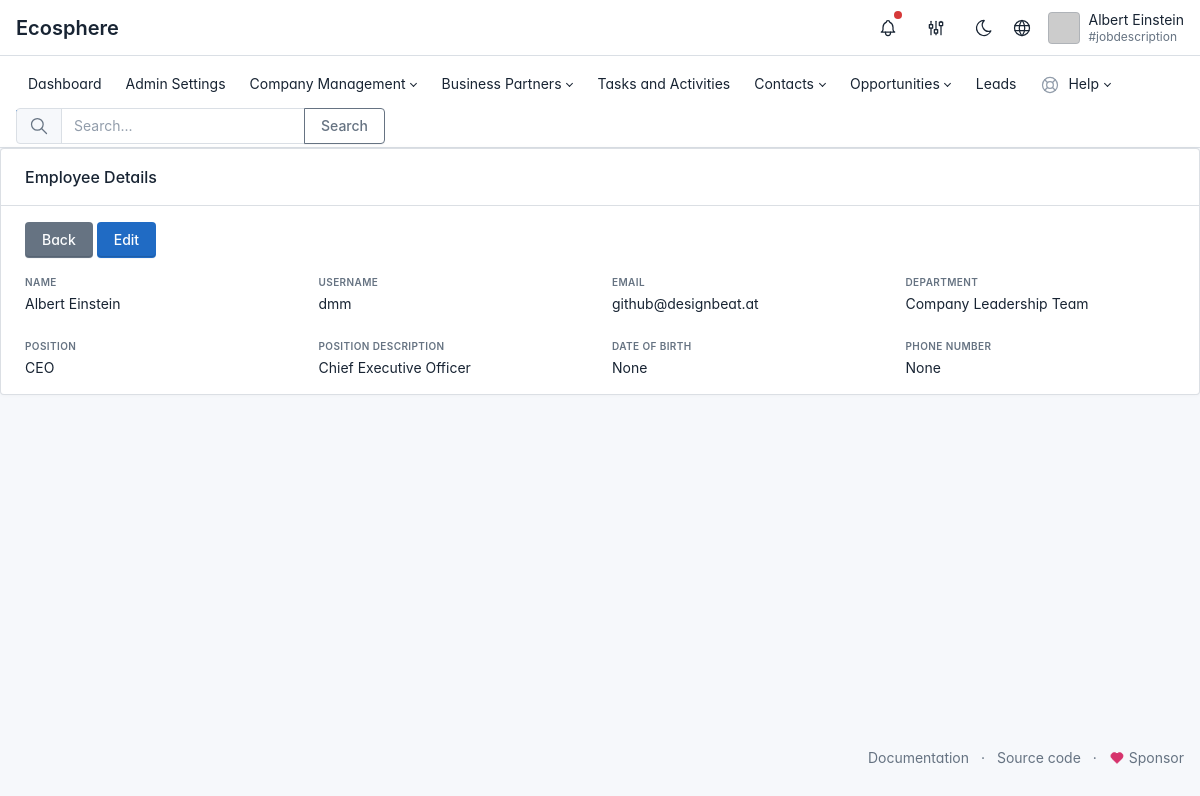
The page /en/company/employee/1/ (signed in) on the database its author committed.
### apps/company/models.py (models this page shows, shortened)
class Employee(models.Model):
    user = models.OneToOneField(User, on_delete=models.CASCADE, related_name='employee')
    department = models.ForeignKey(Department, on_delete=models.CASCADE)
    position = models.ForeignKey(Position, on_delete=models.CASCADE)
    date_of_birth = models.DateField(null=True, blank=True)
    phone_number = models.CharField(max_length=20, null=True, blank=True)

class Department(models.Model):
    name = models.CharField(max_length=100)
    description = models.CharField(max_length=100, default='')

class Position(models.Model):
    title = models.CharField(max_length=100, default='')
    description = models.CharField(max_length=100, default='')

### apps/company/views.py (the view)
# urls.py: path('employee/<int:pk>/', views.employee_detail, name='employee_detail'),
@login_required
def employee_detail(request, pk):
    employee = get_object_or_404(Employee, pk=pk)
    return render(request, 'apps/company/employee_detail.html', {'employee': employee})

### templates/apps/company/employee_detail.html
{% extends "base.html" %}
{% load i18n %}
{% block content %}
<div class="card">
    <div class="card-header">
        <h3 class="card-title">{% trans "Employee Details" %}</h3>
    </div>
    <div class="card-body">
        <div class="mb-3">
            <a href="{% url 'employees:employee_list' %}" class="btn btn-secondary">{% trans "Back" %}</a>
            <a href="{% url 'employees:edit_employee' employee.pk %}" class="btn btn-primary">{% trans "Edit" %}</a>
        </div>
        <div class="datagrid">
            <div class="datagrid-item">
                <div class="datagrid-title">{% trans "Name" %}</div>
                <div class="datagrid-content">{{ employee.user.first_name }} {{ employee.user.last_name }}</div>
            </div>
            <div class="datagrid-item">
                <div class="datagrid-title">{% trans "Username" %}</div>
                <div class="datagrid-content">{{ employee.user.username }}</div>
            </div>
            <div class="datagrid-item">
                <div class="datagrid-title">{% trans "Email" %}</div>
                <div class="datagrid-content">{{ employee.user.email }}</div>
            </div>
            <div class="datagrid-item">
                <div class="datagrid-title">{% trans "Department" %}</div>
                <div class="datagrid-content">{{ employee.department.name }}</div>
            </div>
            <div class="datagrid-item">
                <div class="datagrid-title">{% trans "Position" %}</div>
                <div class="datagrid-content">{{ employee.position.title }}</div>
            </div>
            <div class="datagrid-item">
                <div class="datagrid-title">{% trans "Position Description" %}</div>
                <div class="datagrid-content">{{ employee.position.description }}</div>
            </div>
            <div class="datagrid-item">
                <div class="datagrid-title">{% trans "Date of Birth" %}</div>
                <div class="datagrid-content">{{ employee.date_of_birth }}</div>
            </div>
            <div class="datagrid-item">
                <div class="datagrid-title">{% trans "Phone Number" %}</div>
                <div class="datagrid-content">{{ employee.phone_number }}</div>
            </div>
        </div>
    </div>
</div>
{% endblock %}

### templates/navigation.html (shortened to what this page needs)
{% load i18n %}
<header class="navbar navbar-expand-md d-print-none">
  <div class="container-xl">
    <h1 class="navbar-brand navbar-brand-autodark d-none-navbar-horizontal pe-0 pe-md-3" width="110" height="32">
      <a href="{% url 'crm:dashboard' %}">{% trans "Ecosphere" %}</a>
    </h1>
    <div class="navbar-nav flex-row order-md-last">
      <div class="d-none d-md-flex">
        <div class="nav-item dropdown d-none d-md-flex me-3">
          <a href="#" class="nav-link px-0" data-bs-toggle="dropdown" tabindex="-1"
            aria-label="{% trans 'Show notifications' %}" title="{% trans 'Show notifications' %}">
            <span class="badge bg-red"></span>
          </a>
        </div>
        <div class="nav-item nav-item-icon dropdown">
          <a href="#" class="nav-link d-flex lh-1 text-reset p-0" data-bs-toggle="dropdown"
            aria-label="{% trans 'Open user menu' %}" title="{% trans 'Open user menu' %}">
            </a>
        </div>
        <div class="nav-item">
          <a href="#" onclick="window.cycleTheme()" class="nav-link hide-theme-dark" title="{% trans 'Switch to dark mode' %}">
          </a>
        </div>
        <div class="nav-item nav-item-icon dropdown">
          <a href="#" class="nav-link px-0" id="dropdownElement" data-bs-toggle="dropdown" aria-label="Language"
            title="{% trans 'Change Language' %}">
          </a>
              {% get_language_info_list for LANGUAGES as languages %}
        </div>
        <div class="nav-item">
          <a href="{% url 'accounts:profile' %}" class="nav-link d-flex lh-1 text-reset p-0">
            {% if user.profile.profile_picture %}
            <span class="avatar avatar-sm"
              style="background-image: url('{{ user.profile.profile_picture.url }}');"></span>
            <div class="d-none d-xl-block ps-2">
              <div>{{ user.first_name }} {{ user.last_name }}</div>
              <div class="mt-1 small text-muted">#jobdescription</div>
            </div>
            {% else %}
            <span class="avatar avatar-sm" style="background-image: url(https://via.placeholder.com/150)"></span>
            <div class="d-none d-xl-block ps-2">
              <div>{{ user.first_name }} {{ user.last_name }}</div>
              <div class="mt-1 small text-muted">#jobdescription</div>
            </div>
            {% endif %}
          </a>
        </div>
      </div>
</header>
<header class="navbar-expand-md">
  <div class="collapse navbar-collapse" id="navbar-menu">
    <div class="navbar">
      <div class="container-xl">
        <ul class="navbar-nav">
          <li class="nav-item active">
            <a class="nav-link" href="{% url 'crm:dashboard' %}">
              <span class="nav-link-title ">
                {% trans "Dashboard" %}
              </span>
            </a>
          </li>
          {% if request.user.is_staff %}
          <li class="nav-item">
            <a class="nav-link" href="{% url 'admin:index' %}">
              <span class="nav-link-title">
                {% trans "Admin Settings" %}
              </span>
            </a>
          </li>
          {% endif %}
          {% if request.user.is_staff or perms.contact.change_contact%}
          <li class="nav-item dropdown">
            <a class="nav-link dropdown-toggle" href="#navbar-extra" data-bs-toggle="dropdown"
              data-bs-auto-close="outside" role="button" aria-expanded="false">
              <span class="nav-link-title">
                {% trans "Company Management" %}
              </span>
            </a>
          </li>
          {% endif %}
          <li class="nav-item dropdown">
            <a class="nav-link dropdown-toggle" href="#navbar-base" data-bs-toggle="dropdown"
              data-bs-auto-close="outside" role="button" aria-expanded="false">
              <span class="nav-link-title">
                {% trans "Business Partners" %}
              </span>
            </a>
          </li>
          <li class="nav-item">
            <a class="nav-link" href="{% url 'tasks:task_list' %}">
              <span class="nav-link-title">
                {% trans "Tasks and Activities" %}
              </span>
            </a>
          </li>
          <li class="nav-item dropdown">
            <a class="nav-link dropdown-toggle" href="#navbar-extra" data-bs-toggle="dropdown"
              data-bs-auto-close="outside" role="button" aria-expanded="false">
              <span class="nav-link-title">
                {% trans "Contacts" %}
              </span>
            </a>
          </li>
          <li class="nav-item dropdown">
            <a class="nav-link dropdown-toggle" href="#navbar-layout" data-bs-toggle="dropdown"
              data-bs-auto-close="outside" role="button" aria-expanded="false">
              <span class="nav-link-title">
                {% trans "Opportunities" %}
              </span>
            </a>
          </li>
          <li class="nav-item">
            <a class="nav-link" href="{% url 'crm:lead_list' %}">
              <span class="nav-link-title">
                {% trans "Leads" %}
              </span>
            </a>
          </li>
          <li class="nav-item dropdown">
            <a class="nav-link dropdown-toggle" href="#navbar-help" data-bs-toggle="dropdown"
              data-bs-auto-close="outside" role="button" aria-expanded="false">
              <span
                class="nav-link-icon d-md-none d-lg-inline-block">
              </span>
              <span class="nav-link-title">
                {% trans "Help" %}
              </span>
            </a>
          </li>
        </ul>
        {% block extra_styles %}
        <link rel="stylesheet" href="https://cdnjs.cloudflare.com/ajax/libs/awesomplete/1.1.5/awesomplete.min.css" />
        {% endblock %}
        <div class="my-2 my-md-0 flex-grow-1 flex-md-grow-0 order-first order-md-last">
          <form id="search-form" action="{% url 'search:search' %}" method="get" autocomplete="off" novalidate>
            <div class="input-group">
              <span class="input-group-text">
              </span>
              <input id="search-input" type="text" name="q" value="" class="form-control" placeholder="{% trans "Search..." %}" aria-label="{% trans "Search the website" %}">
              <button class="btn btn-outline-secondary" type="submit">{% trans "Search" %}</button>
            </div>
          </form>
        </div>
      </div>
    </div>
  </div>
</header>

### static/css/ui/ecosphere.css (style rules this page uses)
.nav-item-icon { margin-right: 10px; }
.nav-link svg { vertical-align: middle; height: 22px; width: 22; }

### templates/base.html (style rules this page uses)
:root { --tblr-font-sans-serif: 'Inter Var', -apple-system, BlinkMacSystemFont, San Francisco, Segoe UI, Roboto, Helvetica Neue, sans-serif; }
body { font-feature-settings: "cv03", "cv04", "cv11"; }

### rows shown on the page
Employee: user.first_name "Albert", user.last_name "Einstein", user.username "dmm", user.email "github@designbeat.at", department.name "Company Leadership Team", position "CEO", position.description "Chief Executive Officer", date_of_birth "None", phone_number "None"

### other values the page prints
{{ user.first_name }} "Albert"
{{ user.last_name }} "Einstein"
